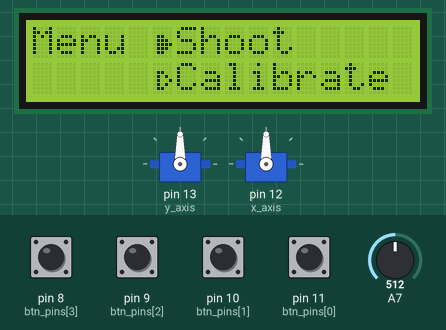
The sketch below on a simulated Arduino Nano, built with avr-gcc and run on an emulated ATmega328P. Shown: 16×2 character LCD, 2 × servo. The inputs (shaded band) are chosen by the test bench; at power-on: pin 8 (btn_pins[3]), pin 9 (btn_pins[2]), pin 10 (btn_pins[1]), pin 11 (btn_pins[0]) HIGH, A7 = 512. What the sketch prints to the serial monitor is not drawn.

Above: at 2.7 s.
2.8 s: pin 9 (btn_pins[2]) pulled LOW for 0.15 s
At 4.0 s:
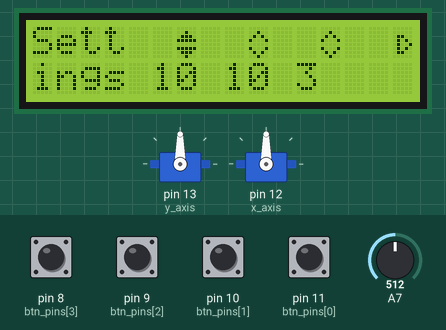
4.4 s: pin 9 (btn_pins[2]) pulled LOW for 1 s
At 5.0 s:
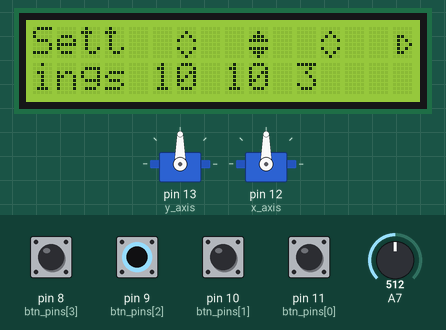
6.9 s: pin 9 (btn_pins[2]) pulled LOW for 0.15 s
At 8.1 s:
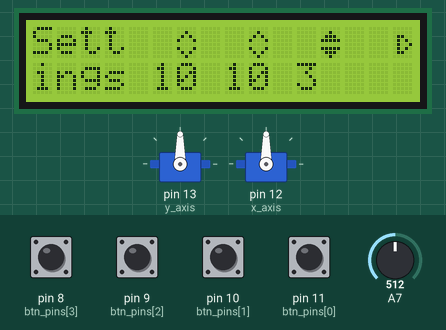
8.5 s: pin 9 (btn_pins[2]) pulled LOW for 0.15 s
At 9.4 s:
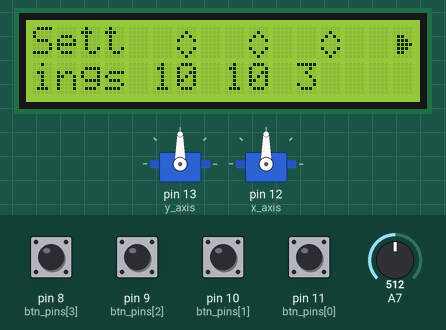
10.1 s: pin 9 (btn_pins[2]) pulled LOW for 1 s
At 10.8 s:
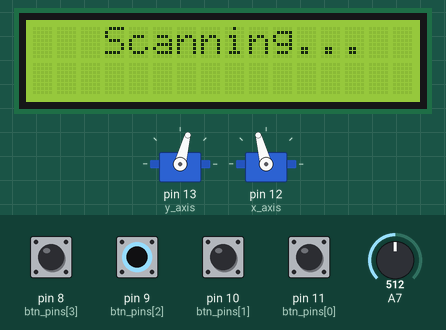
Timing chart, 0 to 27.8 s (numbered marks = the images above; inputs shaded):
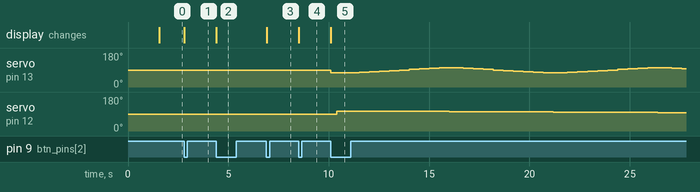

The sketch:

system.ino
```cpp
#include <LiquidCrystal.h>
#include <Servo.h>
Servo y_axis;
Servo x_axis;

LiquidCrystal lcd(3, 2, 7, 6, 5, 4);


//taking photos
int pos = 0;

uint8_t samples = 3; //keep it odd
uint8_t step = 3;

uint8_t fov[2] = {10, 10};
uint8_t start[2] = {(180 - fov[0] * step) / 2, (180 + fov[1] * step) / 2};

bool x_dir_right = true;

int8_t x_coord = 0;


//system

uint8_t delay_time = 30;
bool buttons[4] = {false}; // left-up-right-down
bool last_btns[4] = {false}; // left-up-right-down
uint8_t btn_pins[4] = {11, 10, 9, 8};


class Mode {
  public:
    String name;
    void (*onEntry)();
    void (*loop)();
};

Mode* mode_list[4] = {};

uint8_t active = 0;

  // MENU
byte icons[6][8] = {
  {0, 0, 12, 10, 9, 10, 12, 0}, //empty right
  {0, 0, 12, 14, 15, 14, 12, 0}, //full right
  {0, 4, 10, 17, 0, 17, 10, 4}, //empty up-down
  {0, 4, 14, 31, 0, 31, 14, 4}, //full up-down
  {0, 0, 6, 10, 18, 10, 6, 0},
  {0, 0, 6, 14, 30, 14, 6, 0} //full left
};


int8_t selected = 0;
uint8_t display_offset = 0;

  // Settings
uint8_t picture_atrib[3] = {10, 10, 3};


int compare(const void *a, const void *b) {
  return (*(int*)a - *(int*)b);
}

// manage button states (pressed)
void manageButtons() {
  for(int i = 0; i < 4; i++) {
    if (!digitalRead(btn_pins[i])) {
      if (!last_btns[i]) {
        buttons[i] = true;
        last_btns[i] = true;
      } else {
        buttons[i] = false;
      }
    } else {
      last_btns[i] = false;
      buttons[i] = false;
    }
  }
}


// raeding the sensor
void capturePoint() {
  y_axis.write(start[0] + x_coord * step);
  delay(300);
  int buf[samples];
  for (int i = 0; i < samples; i++) {
      buf[i] = analogRead(A7);
      delay(66);
  }

  qsort(buf, samples, sizeof(int), compare);

  Serial.println(buf[samples / 2]);// median
}

void takePhoto() {
  x_dir_right = true;
  fov[0] = picture_atrib[0];
  fov[1] = picture_atrib[1];
  step = min(180 / fov[0], min(180 / fov[1], picture_atrib[2]));

  start[0] = (180 - fov[0] * step) / 2;
  start[1] = (180 + fov[1] * step) / 2;

  y_axis.write(start[0]);
  delay(300);
  x_axis.write(start[1]);
  delay(300);

  Serial.println("start");
  delay(120);


  for (int y_coord = 0; y_coord < fov[1]; y_coord++) {
    x_axis.write(start[1] - y_coord * step);
    delay(200);

    if (x_dir_right) {
      for (x_coord = 0; x_coord < fov[0]; x_coord++) {
        capturePoint();
      }

    } else {
      for (x_coord = fov[0] - 1; x_coord >= 0; x_coord--) {
        capturePoint();
      }
    }
    x_dir_right = x_dir_right == false;

    Serial.println("nl");
  }
  Serial.println("end");
}


// modes
void switchMode(int index) {
  active = index;
  lcd.clear();
  mode_list[active]->onEntry();
}
void enterHome() {
  lcd.createChar(0, icons[0]);
  lcd.createChar(1, icons[1]);

  selected = 0;
}

void HomeLoop() {

  int num_modes = sizeof(mode_list)/sizeof(mode_list[0]) - 2;

  if (buttons[2]) {
    switchMode(1 + selected);
    return;
  }

  if (buttons[1]) {
    selected--;
    if (selected < 0) {
      selected = num_modes - 1;
    }
  }
  if (buttons[3]) {
    selected++;
  }


  selected = selected % num_modes;

  lcd.setCursor(0, 0);
  lcd.print("Menu");

  for (int mode_index = display_offset; mode_index < display_offset + num_modes; mode_index++) {
    lcd.setCursor(5, mode_index - display_offset);
    if (selected == mode_index) {
      lcd.write(byte(1));
    } else {
      lcd.write(byte(0));
    }
    lcd.print(mode_list[mode_index + 1]->name);
  }


}

Mode HomeNode = {
  "Home",
  enterHome,
  HomeLoop
};


void SettingsEnter() {
  lcd.createChar(0, icons[2]);
  lcd.createChar(1, icons[3]);
  lcd.createChar(2, icons[0]);
  lcd.createChar(3, icons[1]);
  selected = 0;
}

void SettingsLoop() {
  lcd.setCursor(0, 0);

  if (buttons[0]) {
    selected--;
    if (selected < 0) {
      switchMode(0);
      return;
    }
  }
  if (buttons[2]) {
    selected++;
    if (selected > 3) {
      switchMode(3);
      return;
    }
  }
  if (buttons[1]) {
    if (selected < 3) {
      picture_atrib[selected] = min(picture_atrib[selected]++, 180);
    }
  }
  if (buttons[3]) {
    if (selected < 3) {
      picture_atrib[selected] = max(picture_atrib[selected]--, 1);
    }
  }


  lcd.print("Sett");
  lcd.setCursor(0, 1);
  lcd.print("ings");

  for (int i = 0; i < 3; i++) {
    lcd.setCursor(6 + i * 3, 0);
    if (i == selected) {
      lcd.write(byte(1));
    } else {
      lcd.write(byte(0));
    }

    lcd.setCursor(5 + i * 3, 1);
    lcd.print(picture_atrib[i]);
    if (picture_atrib[i] < 100) lcd.print(" ");
    if (picture_atrib[i] < 10) lcd.print(" ");

  }

  lcd.setCursor(15, 0);

  if (selected > 2) {
    lcd.write(byte(3));
  } else {
    lcd.write(byte(2));
  }


}

Mode SettingsNode = {
  "Shoot",
  SettingsEnter,
  SettingsLoop
};

void PhotoEnter() {
  lcd.setCursor(3, 0);
  lcd.print("Scanning...");
  takePhoto();
}

void PhotoLoop() {
  switchMode(0);
  return;
}

Mode PhotoNode = {
  "Photo",
  PhotoEnter,
  PhotoLoop
};

void CalibEnter() {
  lcd.createChar(0, icons[4]);
  lcd.createChar(1, icons[5]);

  y_axis.write(90);
  x_axis.write(90);
  return;
}

void CalibLoop() {
  if (buttons[0]) {
    switchMode(0);
    return;
  }

  int reading = analogRead(A7);

  lcd.setCursor(1, 0);
  lcd.write(byte(1));

  lcd.setCursor(4, 0);
  lcd.print("Calibrate");

  Serial.println(reading);
  reading = reading * 256 / 1024;
  lcd.setCursor(4, 1);
  if (reading < 100) lcd.print(" ");
  if (reading < 10) lcd.print(" ");
  lcd.print(reading);
  lcd.print("/255");

  delay(60);
}

Mode CalibNode = {
  "Calibrate",
  CalibEnter,
  CalibLoop
};


void setup() {
  Serial.begin(115200);
  delay(1500);
  lcd.begin(16, 2);

  y_axis.attach(13);
  x_axis.attach(12);

  pinMode (11, INPUT_PULLUP);
  pinMode (10, INPUT_PULLUP);
  pinMode (9, INPUT_PULLUP);
  pinMode (8, INPUT_PULLUP);
  pinMode (A7, INPUT);

  mode_list[0] = &HomeNode;
  mode_list[1] = &SettingsNode;
  mode_list[2] = &CalibNode;
  mode_list[3] = &PhotoNode;

  active = 0;
  mode_list[active]->onEntry();
}

void loop() {
  manageButtons();

  mode_list[active]->loop();
}
```

Measured:
- after the input at 2.8 s, the display: first changes at once (image 1 shows a later state)
- after the input at 4.4 s, the display: changes at once (image 2)
- after the input at 6.9 s, the display: changes at once (image 3)
- after the input at 8.5 s, the display: changes at once (image 4)
